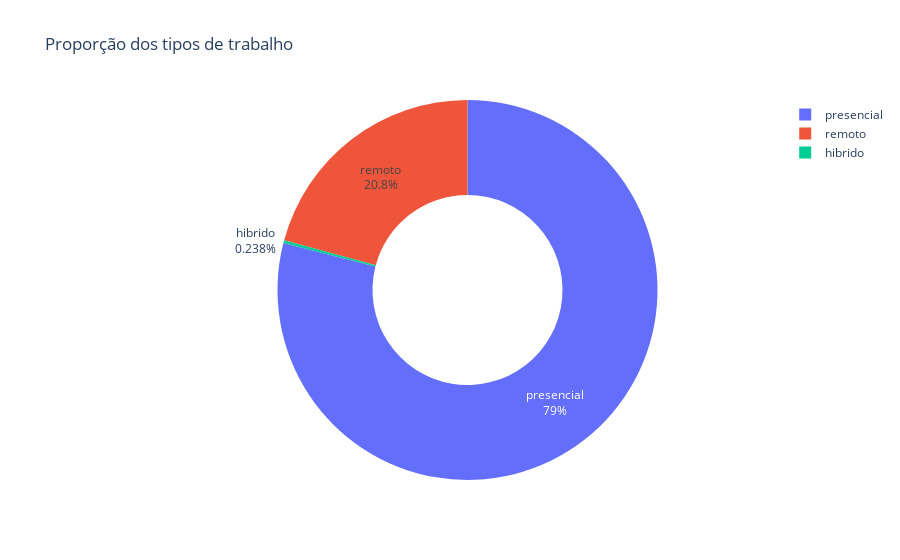

Write notebook code for a chart like this one.
### Code cell
remoto_contagem = df_limpo['remoto'].value_counts().reset_index()
remoto_contagem.columns = ['tipo_trabalho','quantidade']

fig = px.pie(remoto_contagem,
             names='tipo_trabalho',
             values='quantidade',
             title='Proporção dos tipos de trabalho', 
             hole=0.5
             )

fig.update_traces(textinfo='percent+label')
fig.show()

### Figure 1 — Plotly figure (JSON) as saved in the notebook; plotly's stock layout.template omitted (floating-point values rounded to 4 significant figures)
{"data": [{"domain": {"x": [0, 1], "y": [0, 1]}, "hole": 0.5, "hovertemplate": "tipo_trabalho=%{label}<br>quantidade=%{value}<extra></extra>", "labels": ["presencial", "remoto", "hibrido"], "legendgroup": "", "name": "", "showlegend": true, "textinfo": "percent+label", "type": "pie", "values": [105305, 27716, 318]}], "layout": {"legend": {"tracegroupgap": 0}, "title": {"text": "Proporção dos tipos de trabalho"}}}
